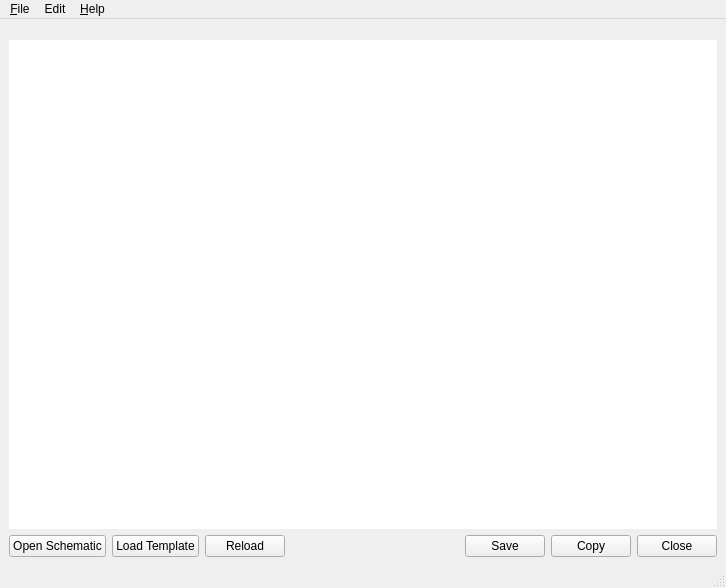
<?xml version="1.0" encoding="UTF-8"?>
<ui version="4.0">
 <class>MainWindow</class>
 <widget class="QMainWindow" name="MainWindow">
  <property name="geometry">
   <rect>
    <x>0</x>
    <y>0</y>
    <width>726</width>
    <height>588</height>
   </rect>
  </property>
  <property name="windowTitle">
   <string>MainWindow</string>
  </property>
  <widget class="QWidget" name="centralwidget">
   <layout class="QVBoxLayout" name="verticalLayout">
    <item>
     <widget class="TabBar" name="componentTabs" native="true"/>
    </item>
    <item>
     <widget class="TabBar" name="detailTabs" native="true"/>
    </item>
    <item>
     <widget class="QPlainTextEdit" name="textBox">
      <property name="font">
       <font>
        <family>Courier New</family>
        <pointsize>10</pointsize>
       </font>
      </property>
      <property name="frameShape">
       <enum>QFrame::NoFrame</enum>
      </property>
      <property name="lineWidth">
       <number>-1</number>
      </property>
      <property name="undoRedoEnabled">
       <bool>false</bool>
      </property>
      <property name="readOnly">
       <bool>true</bool>
      </property>
      <property name="textInteractionFlags">
       <set>Qt::TextSelectableByKeyboard|Qt::TextSelectableByMouse</set>
      </property>
     </widget>
    </item>
    <item>
     <layout class="QHBoxLayout" name="horizontalLayout_2">
      <item>
       <widget class="ActionButton" name="loadSchematicBtn">
        <property name="text">
         <string>Open Schematic</string>
        </property>
       </widget>
      </item>
      <item>
       <widget class="ActionButton" name="loadTemplateBtn">
        <property name="text">
         <string>Load Template</string>
        </property>
       </widget>
      </item>
      <item>
       <widget class="ActionButton" name="reloadBtn">
        <property name="text">
         <string>Reload</string>
        </property>
       </widget>
      </item>
      <item>
       <spacer name="horizontalSpacer">
        <property name="orientation">
         <enum>Qt::Horizontal</enum>
        </property>
        <property name="sizeHint" stdset="0">
         <size>
          <width>40</width>
          <height>20</height>
         </size>
        </property>
       </spacer>
      </item>
      <item>
       <widget class="ActionButton" name="saveBtn">
        <property name="text">
         <string>Save</string>
        </property>
       </widget>
      </item>
      <item>
       <widget class="ActionButton" name="copyBtn">
        <property name="text">
         <string>Copy</string>
        </property>
       </widget>
      </item>
      <item>
       <widget class="ActionButton" name="closeBtn">
        <property name="text">
         <string>Close</string>
        </property>
       </widget>
      </item>
     </layout>
    </item>
   </layout>
  </widget>
  <widget class="QMenuBar" name="menubar">
   <property name="geometry">
    <rect>
     <x>0</x>
     <y>0</y>
     <width>726</width>
     <height>22</height>
    </rect>
   </property>
   <widget class="QMenu" name="menuFile">
    <property name="title">
     <string>&amp;File</string>
    </property>
    <addaction name="loadSchAct"/>
    <addaction name="loadTmplAct"/>
    <addaction name="reloadAct"/>
    <addaction name="separator"/>
    <addaction name="saveAct"/>
    <addaction name="separator"/>
    <addaction name="exitAct"/>
   </widget>
   <widget class="QMenu" name="menuAbout">
    <property name="title">
     <string>&amp;Help</string>
    </property>
    <addaction name="helpUsingAct"/>
    <addaction name="helpAboutAct"/>
   </widget>
   <widget class="QMenu" name="menuEdit">
    <property name="title">
     <string>Edit</string>
    </property>
    <addaction name="copyAct"/>
    <addaction name="separator"/>
    <addaction name="prefsAct"/>
   </widget>
   <addaction name="menuFile"/>
   <addaction name="menuEdit"/>
   <addaction name="menuAbout"/>
  </widget>
  <widget class="QStatusBar" name="statusbar"/>
  <action name="loadSchAct">
   <property name="text">
    <string>Open Schematic</string>
   </property>
  </action>
  <action name="loadTmplAct">
   <property name="text">
    <string>Load Template</string>
   </property>
  </action>
  <action name="reloadAct">
   <property name="text">
    <string>Reload</string>
   </property>
  </action>
  <action name="saveAct">
   <property name="text">
    <string>Save</string>
   </property>
  </action>
  <action name="exitAct">
   <property name="text">
    <string>Exit</string>
   </property>
  </action>
  <action name="helpAboutAct">
   <property name="text">
    <string>About</string>
   </property>
  </action>
  <action name="helpUsingAct">
   <property name="text">
    <string>Using</string>
   </property>
  </action>
  <action name="copyAct">
   <property name="enabled">
    <bool>true</bool>
   </property>
   <property name="text">
    <string>Copy</string>
   </property>
  </action>
  <action name="prefsAct">
   <property name="text">
    <string>Preferences</string>
   </property>
  </action>
 </widget>
 <customwidgets>
  <customwidget>
   <class>ActionButton</class>
   <extends>QPushButton</extends>
   <header>actionbutton.h</header>
  </customwidget>
  <customwidget>
   <class>TabBar</class>
   <extends>QWidget</extends>
   <header>tabbar.h</header>
   <container>1</container>
  </customwidget>
 </customwidgets>
 <resources/>
 <connections/>
</ui>
